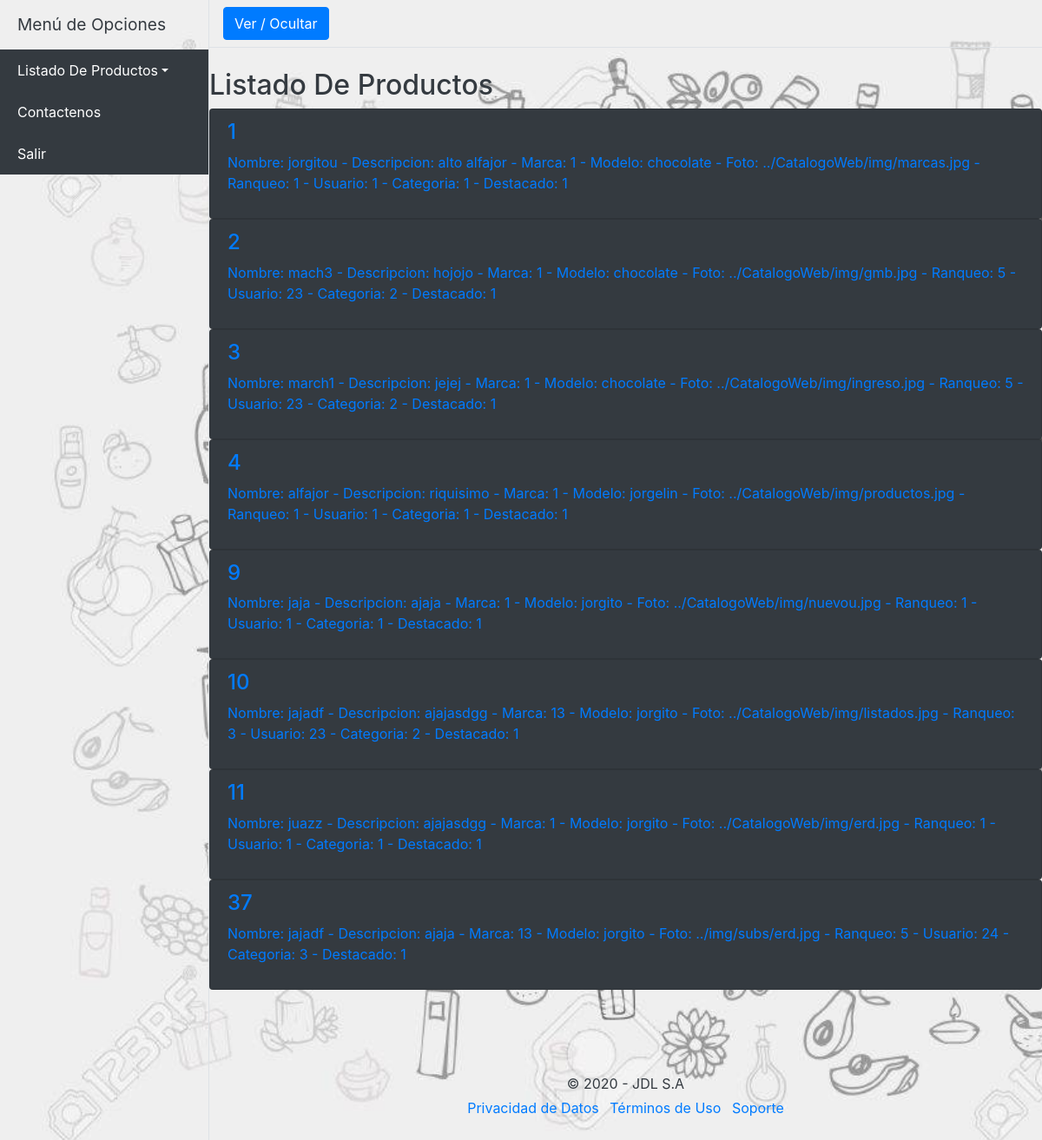
The page /listados2/index.php on the database its author committed.
### tables this page shows
CREATE TABLE `productos` (
  `id_producto` int(8) NOT NULL,
  `nombre_producto` varchar(50) DEFAULT NULL,
  `descripcion_producto` varchar(100) DEFAULT NULL,
  `marca_producto` int(8) DEFAULT NULL,
  `modelo_producto` varchar(50) DEFAULT NULL,
  `foto_producto` varchar(100) DEFAULT NULL,
  `ranqueo_producto` int(1) DEFAULT NULL,
  `usuario_producto` int(8) DEFAULT NULL,
  `categoria_producto` int(1) DEFAULT NULL,
  `subcategoria_producto` int(1) DEFAULT NULL,
  `destacado_producto` int(1) DEFAULT NULL,
  `activo_producto` int(1) DEFAULT NULL
);

### mlibs/body2.php (the view, shortened to what this page needs)
<div class="d-flex" id="wrapper">
  <div class="bg-black border-right" id="sidebar-wrapper">
    <div class="sidebar-heading bg-black text-dark">Menú de Opciones</div>
      <div class="list-group list-group-flush">
        <a href="#pageSubmenu" data-toggle="collapse" aria-expanded="false" class="list-group-item list-group-item-action dropdown-toggle bg-dark text-white">Listado De Productos</a>
        <a href="../contacto/" class="list-group-item list-group-item-action bg-dark text-white">Contactenos</a>
        <a href="../" class="list-group-item list-group-item-action bg-dark text-white">Salir</a>
      </div>
    </div>
  <div id="page-content-wrapper align-self-center" >
    <nav class="navbar navbar-expand-lg navbar-light bg-black border-bottom">
      <button class="btn btn-primary" id="menu-toggle">Ver / Ocultar</button>
    </nav>
    <div class="mt-4 align-self-center text-left">
      <div class="mt-4 text-dark">
        <h2 class="mt-4">Listado De Productos</h2>
      </div>
      <?php
      	$long = count($productos);
      	for($i=0; $i< $long; $i++){
      ?>
	    <div class="list-group">
        <a 	<?php echo "href=modifica.php?id_producto=".$productos[$i]['id_producto'];?>
			   	class="list-group-item bg-dark">
			  	<h4 class="list-group-item-heading"> <?php echo $productos[$i]['id_producto'] ."";?> </h4>
          <p class="list-group-item-text"><?php 	echo "Nombre: " . $productos[$i]['nombre_producto'] ." - Descripcion: ";
                            echo $productos[$i]['descripcion_producto'] ." - Marca: ";
                            echo $productos[$i]['marca_producto'] ." - Modelo: ";
                            echo $productos[$i]['modelo_producto'] ." - Foto: ";
                            echo $productos[$i]['foto_producto'] ." - Ranqueo: ";
                            echo $productos[$i]['ranqueo_producto'] ." - Usuario: ";
                            echo $productos[$i]['usuario_producto'] ." - Categoria: ";
                            echo $productos[$i]['categoria_producto'] ." - Destacado: ";
                            echo $productos[$i]['destacado_producto'] ."";
                            ?>
          </p>
			  </a>
      </div>
	    <?php  } ?>
    </div>
    <?php
      include "footer.php"
    ?>
  </div>
</div>

### libs/css/simple-sidebar.css (style rules this page uses)
body { overflow-x: hidden; }
#sidebar-wrapper { min-height: 100vh; margin-left: -15rem; -webkit-transition: margin .25s ease-out; -moz-transition: margin .25s ease-out; -o-transition: margin .25s ease-out; transition: margin .25s ease-out; }
#sidebar-wrapper .sidebar-heading { padding: 0.875rem 1.25rem; font-size: 1.2rem; }
#sidebar-wrapper .list-group { width: 15rem; }
@media (min-width: 768px) { #sidebar-wrapper { margin-left: 0; } }

### rows shown on the page
productos: id_producto "1", nombre_producto "jorgitou", descripcion_producto "alto alfajor", marca_producto "1", modelo_producto "chocolate", foto_producto "../CatalogoWeb/img/marcas.jpg", ranqueo_producto "1", usuario_producto "1", categoria_producto "1", destacado_producto "1"
productos: id_producto "2", nombre_producto "mach3", descripcion_producto "hojojo", marca_producto "1", modelo_producto "chocolate", foto_producto "../CatalogoWeb/img/gmb.jpg", ranqueo_producto "5", usuario_producto "23", categoria_producto "2", destacado_producto "1"
productos: id_producto "3", nombre_producto "march1", descripcion_producto "jejej", marca_producto "1", modelo_producto "chocolate", foto_producto "../CatalogoWeb/img/ingreso.jpg", ranqueo_producto "5", usuario_producto "23", categoria_producto "2", destacado_producto "1"
productos: id_producto "4", nombre_producto "alfajor", descripcion_producto "riquisimo", marca_producto "1", modelo_producto "jorgelin", foto_producto "../CatalogoWeb/img/productos.jpg", ranqueo_producto "1", usuario_producto "1", categoria_producto "1", destacado_producto "1"
productos: id_producto "9", nombre_producto "jaja", descripcion_producto "ajaja", marca_producto "1", modelo_producto "jorgito", foto_producto "../CatalogoWeb/img/nuevou.jpg", ranqueo_producto "1", usuario_producto "1", categoria_producto "1", destacado_producto "1"
productos: id_producto "10", nombre_producto "jajadf", descripcion_producto "ajajasdgg", marca_producto "13", modelo_producto "jorgito", foto_producto "../CatalogoWeb/img/listados.jpg", ranqueo_producto "3", usuario_producto "23", categoria_producto "2", destacado_producto "1"
productos: id_producto "11", nombre_producto "juazz", descripcion_producto "ajajasdgg", marca_producto "1", modelo_producto "jorgito", foto_producto "../CatalogoWeb/img/erd.jpg", ranqueo_producto "1", usuario_producto "1", categoria_producto "1", destacado_producto "1"
productos: id_producto "37", nombre_producto "jajadf", descripcion_producto "ajaja", marca_producto "13", modelo_producto "jorgito", foto_producto "../img/subs/erd.jpg", ranqueo_producto "5", usuario_producto "24", categoria_producto "3", destacado_producto "1"
